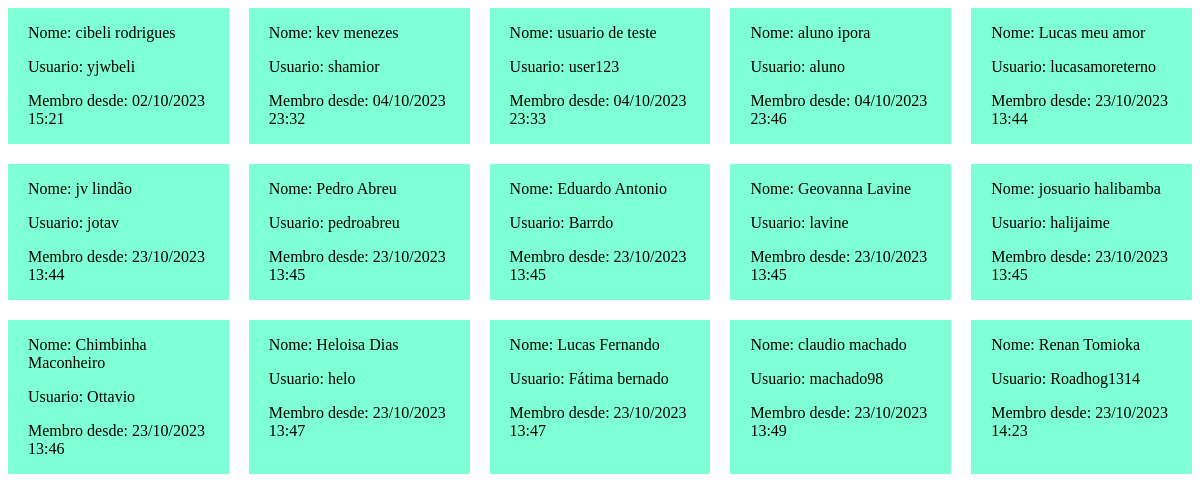
Before: /listar/usuarios (signed in) with the older database file.
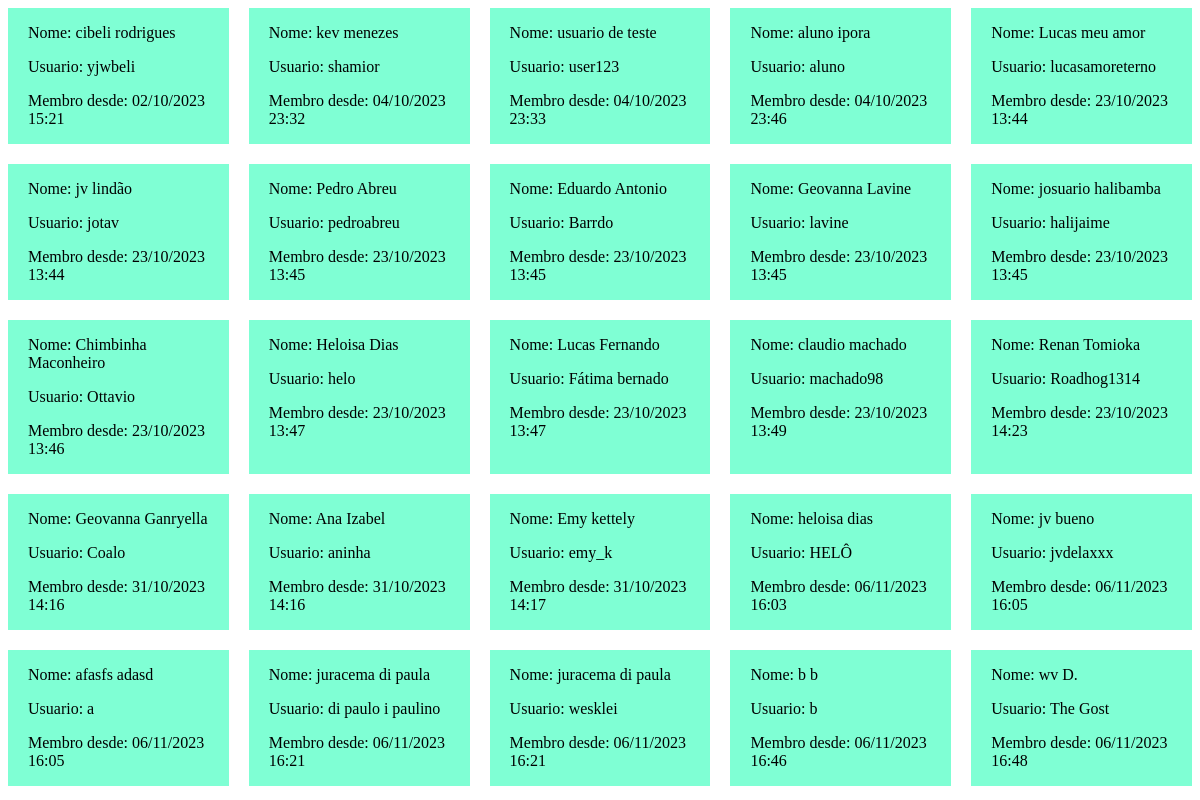
After: the same page with the newer database file.
### models.py (models this page shows)
class Usuario(db.Model):
    __tablename__ = "Usuario"
    usuario = Column(String(20), primary_key=True)
    nome = Column(String(64))
    sobrenome = Column(String(64))
    senha = Column(String(102))
    criado_em = Column(DateTime, default=datetime.now)

### app.py (the view)
@app.route("/listar/usuarios")
@login_required
def listar_usuarios():
    users = Usuario.query.all()
    return render_template(
        "usuarios.html",
        usuarios=users
    )

### app.py (called while the page is built)
def login_required(funcao):
    @wraps(funcao)
    def inner(*args, **kwargs):
        if 'logado' in session:
            return funcao(*args, **kwargs)
        else:
            return redirect(url_for('login'))
    return inner

### templates/usuarios.html (shortened to what this page needs)
<!DOCTYPE html>
<html lang="en">
<head>
</head>
<body style="display: grid; gap: 20px; grid-template-columns: repeat(5, 1fr);">
    {% for user in usuarios %}
    <a style="background-color: aquamarine; padding: 0 20px; text-decoration: none; color: black;" href="/{{ user.usuario }}/posts">
        <p>Nome: {{ user.nome }} {{ user.sobrenome }}</p>
        <p>Usuario: {{ user.usuario }}</p>
        <p>Membro desde: {{ user.criado_em.strftime("%d/%m/%Y %H:%M") }}</p>
    </a>
    {% endfor %}
</body>
</html>

Changed rows visible on the page:
added Usuario: nome "Geovanna", sobrenome "Ganryella", usuario "Coalo", criado_em "31/10/2023 14:16"
added Usuario: nome "Ana", sobrenome "Izabel", usuario "aninha", criado_em "31/10/2023 14:16"
added Usuario: nome "Emy", sobrenome "kettely", usuario "emy_k", criado_em "31/10/2023 14:17"
added Usuario: nome "heloisa", sobrenome "dias", usuario "HELÔ", criado_em "06/11/2023 16:03"
added Usuario: nome "jv", sobrenome "bueno", usuario "jvdelaxxx", criado_em "06/11/2023 16:05"
added Usuario: nome "afasfs", sobrenome "adasd", usuario "a", criado_em "06/11/2023 16:05"
added Usuario: nome "juracema", sobrenome "di paula", usuario "di paulo i paulino", criado_em "06/11/2023 16:21"
added Usuario: nome "juracema", sobrenome "di paula", usuario "wesklei", criado_em "06/11/2023 16:21"
added Usuario: nome "b", sobrenome "b", usuario "b", criado_em "06/11/2023 16:46"
added Usuario: nome "wv", sobrenome "D.", usuario "The Gost", criado_em "06/11/2023 16:48"
